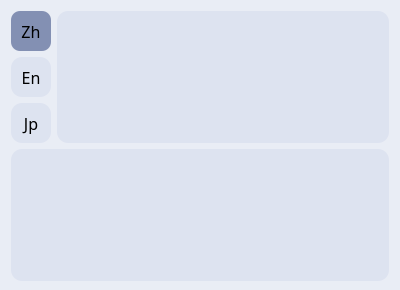
<?xml version="1.0" encoding="UTF-8"?>
<ui version="4.0">
 <class>TranslateDialog</class>
 <widget class="QDialog" name="TranslateDialog">
  <property name="geometry">
   <rect>
    <x>0</x>
    <y>0</y>
    <width>400</width>
    <height>290</height>
   </rect>
  </property>
  <property name="minimumSize">
   <size>
    <width>400</width>
    <height>290</height>
   </size>
  </property>
  <property name="maximumSize">
   <size>
    <width>550</width>
    <height>350</height>
   </size>
  </property>
  <property name="font">
   <font>
    <family>微软雅黑</family>
   </font>
  </property>
  <property name="windowTitle">
   <string>翻译</string>
  </property>
  <property name="styleSheet">
   <string notr="true">QDialog
{
background:#e9edf5;
}</string>
  </property>
  <layout class="QVBoxLayout" name="verticalLayout_3">
   <property name="spacing">
    <number>6</number>
   </property>
   <property name="bottomMargin">
    <number>9</number>
   </property>
   <item>
    <layout class="QHBoxLayout" name="horizontalLayout" stretch="0,1">
     <property name="spacing">
      <number>6</number>
     </property>
     <item>
      <layout class="QVBoxLayout" name="verticalLayout" stretch="0,0,0">
       <property name="spacing">
        <number>6</number>
       </property>
       <property name="sizeConstraint">
        <enum>QLayout::SetDefaultConstraint</enum>
       </property>
       <property name="bottomMargin">
        <number>0</number>
       </property>
       <item>
        <widget class="QPushButton" name="transMode_auto2zh">
         <property name="minimumSize">
          <size>
           <width>40</width>
           <height>40</height>
          </size>
         </property>
         <property name="maximumSize">
          <size>
           <width>40</width>
           <height>40</height>
          </size>
         </property>
         <property name="font">
          <font>
           <family>微软雅黑</family>
           <pointsize>12</pointsize>
          </font>
         </property>
         <property name="styleSheet">
          <string notr="true">QPushButton
{
border-style:none;
padding:3px;
border-radius:9px;
background:#dde3f0;
}

QPushButton:hover
{
background:rgb(250, 250, 250);
}

QPushButton:pressed
{
background:rgb(220, 220, 220);
}

QPushButton:checked
{
background:rgb(131,144,179);
}</string>
         </property>
         <property name="text">
          <string>Zh</string>
         </property>
         <property name="checkable">
          <bool>true</bool>
         </property>
         <property name="checked">
          <bool>true</bool>
         </property>
        </widget>
       </item>
       <item>
        <widget class="QPushButton" name="transMode_auto2en">
         <property name="minimumSize">
          <size>
           <width>40</width>
           <height>40</height>
          </size>
         </property>
         <property name="maximumSize">
          <size>
           <width>40</width>
           <height>40</height>
          </size>
         </property>
         <property name="font">
          <font>
           <family>微软雅黑</family>
           <pointsize>12</pointsize>
          </font>
         </property>
         <property name="styleSheet">
          <string notr="true">QPushButton
{
border-style:none;
padding:3px;
border-radius:11px;
background:#dde3f0;
}

QPushButton:hover
{
background:rgb(250, 250, 250);
}

QPushButton:pressed
{
background:rgb(220, 220, 220);
}

QPushButton:checked
{
background:rgb(131,144,179);
}</string>
         </property>
         <property name="text">
          <string>En</string>
         </property>
         <property name="checkable">
          <bool>true</bool>
         </property>
        </widget>
       </item>
       <item>
        <widget class="QPushButton" name="transMode_auto2ja">
         <property name="minimumSize">
          <size>
           <width>40</width>
           <height>40</height>
          </size>
         </property>
         <property name="maximumSize">
          <size>
           <width>40</width>
           <height>40</height>
          </size>
         </property>
         <property name="font">
          <font>
           <family>微软雅黑</family>
           <pointsize>12</pointsize>
          </font>
         </property>
         <property name="styleSheet">
          <string notr="true">QPushButton
{
border-style:none;
padding:3px;
border-radius:11px;
background:#dde3f0;
}

QPushButton:hover
{
background:rgb(250, 250, 250);
}

QPushButton:pressed
{
background:rgb(220, 220, 220);
}

QPushButton:checked
{
background:rgb(131,144,179);
}</string>
         </property>
         <property name="text">
          <string>Jp</string>
         </property>
         <property name="checkable">
          <bool>true</bool>
         </property>
        </widget>
       </item>
      </layout>
     </item>
     <item>
      <widget class="QPlainTextEdit" name="queryTextEdit">
       <property name="font">
        <font>
         <family>微软雅黑</family>
         <pointsize>14</pointsize>
        </font>
       </property>
       <property name="styleSheet">
        <string notr="true">QPlainTextEdit
{
background:#dde3f0;
border-style:none;
padding:3px;
border-radius:11px;
}</string>
       </property>
      </widget>
     </item>
    </layout>
   </item>
   <item>
    <widget class="QPlainTextEdit" name="resultTextEdit">
     <property name="font">
      <font>
       <family>微软雅黑</family>
       <pointsize>14</pointsize>
      </font>
     </property>
     <property name="styleSheet">
      <string notr="true">QPlainTextEdit
{
background:#dde3f0;
border-style:none;
padding:3px;
border-radius:11px;
}</string>
     </property>
     <property name="readOnly">
      <bool>true</bool>
     </property>
    </widget>
   </item>
  </layout>
 </widget>
 <tabstops>
  <tabstop>queryTextEdit</tabstop>
  <tabstop>resultTextEdit</tabstop>
  <tabstop>transMode_auto2zh</tabstop>
  <tabstop>transMode_auto2en</tabstop>
  <tabstop>transMode_auto2ja</tabstop>
 </tabstops>
 <resources/>
 <connections/>
</ui>
